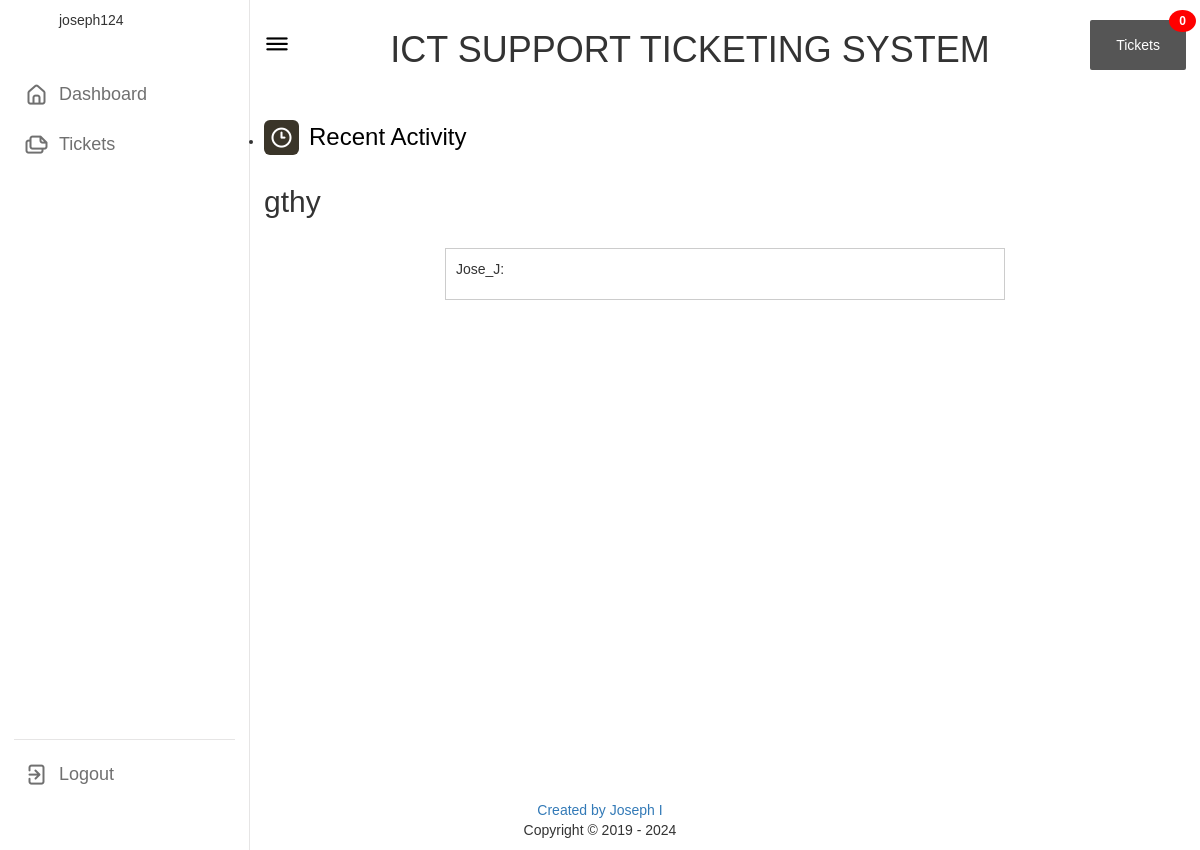
The app's page /complaint/13/ (signed in) with its own data.
### accounts/models.py (models this page shows, shortened)
class MyUser(AbstractBaseUser, PermissionsMixin):
    Role_choices = (
        ("Administrator", "Administrator"),
        ("Student", "Student"),
        ("Chairperson", "Chairperson")
    )
    username_validator = UnicodeUsernameValidator()
    username = models.CharField(
        max_length=150,
        unique=True,
        validators=[username_validator],
    )
    email = models.EmailField(unique=True)
    profile_pic = models.CharField(max_length = 300,default='https://d326fntlu7tb1e.cloudfront.net/uploads/bdec9d7d-0544-4fc4-823d-3b898f6dbbbf-vinci_03.jpeg')
    full_name = models.CharField(max_length=60,default='')
    role = models.CharField(max_length=25, choices=Role_choices, default="Student")
    phone = models.PositiveIntegerField( blank=True, null=True,)
    verification = models.BooleanField(default=False)
    reg_no = models.CharField(max_length = 25)
    is_active = models.BooleanField(default=True)
    is_staff = models.BooleanField(default=False)
    phone_verification = models.BooleanField(default=False)
    date_joined = models.DateTimeField(auto_now_add=True)
    objects = CustomUserManager()
    USERNAME_FIELD = "email"
    REQUIRED_FIELDS = ['username']
    class Meta:
        verbose_name = 'User'
        verbose_name_plural = 'Users'

### services/models.py (models this page shows)
class Complaint(models.Model):
    status_choices = (
        ('Pending','Pending'),
        ('Solved', 'Solved')
    )
    message = models.TextField()
    status = models.CharField(max_length = 20, choices=status_choices, default='Pending')
    file = models.FileField(upload_to="complaints", blank=True, null=True)
    date_posted = models.DateTimeField(auto_now_add=True)
    department = models.ForeignKey(Department, on_delete=models.CASCADE)
    sender = models.ForeignKey(MyUser, related_name='Sender', on_delete=models.CASCADE)

### services/views.py (the view)
# urls.py: path('complaint/<str:pk>/', view_complaint, name='complaint'),
@login_required
def view_complaint(request, pk: int):
    complaint = get_object_or_404(Complaint, pk=pk)
    filename = os.path.basename(complaint.file.name) if complaint.file else ""
    context = {
        'complaint': complaint,
        'file_type': get_file_type(filename),
        **_get_common_context(request.user),
    }
    return render(request, 'app/complaint.html', context)

### services/utils.py (called while the page is built)
@register.filter(name='get_file_type')
def get_file_type(filename):
    ext = os.path.splitext(filename)[-1].lower()
    if ext in {".jpg", ".jpeg", ".png"}:
        return "Image"
    elif ext in {".docx", ".doc"}:
        return "Word Document"
    elif ext == ".pdf":
        return "PDF"
    else:
        return "Unknown"

### services/views.py (called while the page is built)
def _get_common_context(user: MyUser) -> Dict[str, Any]:
    user_type = 'student' if user.role == 'Student' else 'chair'
    return {
        'feedback_l': Feedback.objects.filter(receiver=user, read=False),
        'typ': user_type,
        'user' : user
    }

### services/templates/app/complaint.html (shortened to what this page needs)
{% extends "base.html" %}  {% block body %}
  <ul class="tab-content">
    <li id="D0">
      <div class="dash-content">
        <div class="overview">
          <div class="title">
            <i class="uil uil-clock-three"></i>
            <span class="text">Recent Activity</span>
          </div>
          <h2>{{ complaint.message }}</h2>
        </div>
      </div>
      <div class="message-container">
        <div class="message">
          <p>{{ complaint.sender.username }}:</p>
        </div>
      </div>
    </li>
  </ul>
{% endblock body %}

### services/templates/base.html (shortened to what this page needs)
{% load static %}
<!DOCTYPE html>
<html>
<head>
    <link rel="stylesheet" href="{% static 'css1/style.css' %}">
    <link rel="stylesheet" href="{% static 'css1/bootstrap.min.css' %}">
    <link rel='stylesheet' href='https://unicons.iconscout.com/release/v4.0.0/css/line.css'>
    <link rel="stylesheet" href="https://cdnjs.cloudflare.com/ajax/libs/font-awesome/5.15.4/css/all.min.css">
</head>
    <body>
        <nav>
            <div class="logo-name">
                <span class="link-name">{{user.username}}</span>
            </div>
            <div class="menu-items">
                <ul class="tabs">
                    <li><a href="/home/{{typ}}/#D0" class="active">
                            <i class="uil uil-estate"></i>
                            <span class="link-name">Dashboard</span>
                        </a>
                    </li>
                    <li><a href="/home/{{typ}}/#D2">
                            <i class="uil uil-files-landscapes"></i>
                            <span class="link-name">Tickets</span>
                        </a>
                    </li>
                </ul>
                <ul class="logout-mode">
                    <li><a href="{% url 'accounts:logout' %}">
                            <i class="uil uil-signout"></i>
                            <span class="link-name">Logout</span>
                        </a>
                    </li>
                </ul>
            </div>
        </nav>
        <section class="dashboard">
            <div class="top">
                <i class="uil uil-bars sidebar-toggle"></i>
                <span class="logo_name">
                    <h1> ICT SUPPORT TICKETING SYSTEM</h1>
                </span>
                <div>
                    <a href="#D0" class="notification">
                        <span>Tickets</span>
                        <span id="mydiv" class="badge">{{feedback_l|length}}</span>
                    </a>
                </div>
            </div>
        {% block body %}
        {% endblock body %}
    </section>
        <footer>
            <center>
                <a href="https://github.com/indieka900">Created by Joseph I</a>
                <P>Copyright &copy; 2019 -
                </P>
            </center>
        </footer>
    </body>
</html>

### services/static/css1/style.css (style rules this page uses)
* { margin: 0; padding: 0; box-sizing: border-box; font-family: sans-serif; }
:root { --primary-color: #3a3529; --panel-color: #fff; --text-color: #000; --black-light-color: #707070; --border-color: #e6e5e5; --toggle-color: #ddd; --box1-color: #4da3ff; --box2-color: #ffe6ac; --box3-color: #e7d1fc; --box4-color: #ffaa4f; --title-icon-color: #fff; --tran-05: all 0.5s ease; --tran-03: all 0.3s ease; --tran-03: all 0.2s ease; }
body { min-height: 100vh; background-color: var(--primary-color); }
nav { position: fixed; top: 0; left: 0; height: 100%; width: 250px; padding: 10px 14px; background-color: var(--panel-color); border-right: 1px solid var(--border-color); transition: var(--tran-05); }
nav .logo-name { display: flex; align-items: center; }
nav .menu-items { margin-top: 40px; height: calc(100% - 90px); display: flex; flex-direction: column; justify-content: space-between; }
.menu-items li { list-style: none; }
.menu-items li a { display: flex; align-items: center; height: 50px; text-decoration: none; position: relative; }
.menu-items li a i { font-size: 24px; min-width: 45px; height: 100%; display: flex; align-items: center; justify-content: center; color: var(--black-light-color); }
.menu-items li a .link-name { font-size: 18px; font-weight: 400; color: var(--black-light-color); transition: var(--tran-05); }
.menu-items .logout-mode { padding-top: 10px; border-top: 1px solid var(--border-color); }
.dashboard { position: relative; left: 250px; background-color: var(--panel-color); min-height: 100vh; width: calc(100% - 250px); padding: 10px 14px; transition: var(--tran-05); }
.dashboard .top { position: fixed; top: 0; left: 250px; display: flex; width: calc(100% - 250px); justify-content: space-between; align-items: center; padding: 10px 14px; background-color: var(--panel-color); transition: var(--tran-05); z-index: 10; }
.dashboard .top .sidebar-toggle { font-size: 26px; color: var(--text-color); cursor: pointer; }
.dashboard .dash-content { padding-top: 50px; }
.dash-content .title { display: flex; align-items: center; margin: 60px 0 30px 0; }
.dash-content .title i { position: relative; height: 35px; width: 35px; background-color: var(--primary-color); border-radius: 6px; color: var(--title-icon-color); display: flex; align-items: center; justify-content: center; font-size: 24px; }
.dash-content .title .text { font-size: 24px; font-weight: 500; color: var(--text-color); margin-left: 10px; }

### services/templates/base.html (style rules this page uses)
.notification { background-color: #555; color: white; text-decoration: none; padding: 15px 26px; position: relative; display: inline-block; border-radius: 2px; }
.notification .badge { position: absolute; top: -10px; right: -10px; padding: 5px 10px; border-radius: 50%; background: red; color: white; }

### services/templates/app/complaint.html (style rules this page uses)
.message-container { max-width: 600px; margin: auto; padding: 20px; }
.message { border: 1px solid #ccc; padding: 10px; margin-bottom: 10px; }

### records on screen
MyUser: username "joseph124"
Complaint: message "gthy", sender.username "Jose_J"

### other values on screen
{{ feedback_l|length }} "0"
